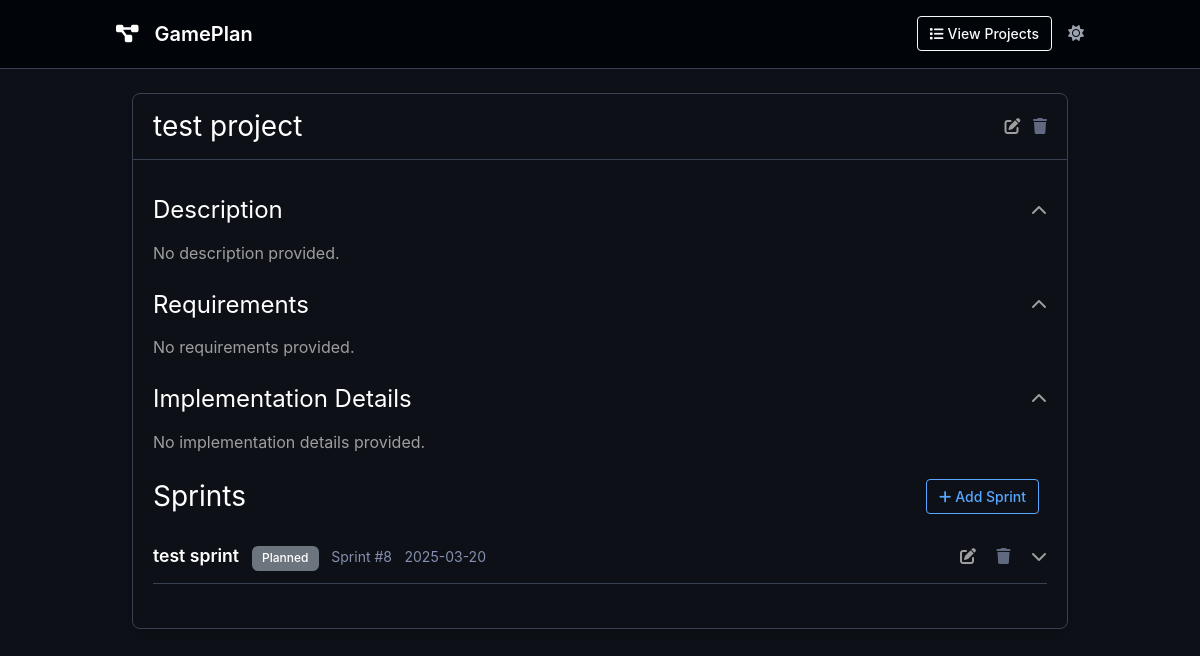
The app's page /project/3 with its own data.
### app/models/project.py (models this page shows, shortened)
class Project(db.Model):
    __tablename__ = 'projects'
    id = db.Column(db.Integer, primary_key=True)
    name = db.Column(db.String(100), nullable=False)
    description = db.Column(db.Text, nullable=True)
    requirements = db.Column(db.Text, nullable=True)
    implementation_details = db.Column(db.Text, nullable=True)
    created_at = db.Column(db.DateTime, default=datetime.utcnow)
    updated_at = db.Column(db.DateTime, default=datetime.utcnow, onupdate=datetime.utcnow)
    sprints = db.relationship('Sprint', backref='project', lazy='dynamic', cascade='all, delete-orphan')
    def get_sorted_sprints(self):
        from app.models import Sprint
        status_priority = {
            Sprint.STATUS_ACTIVE: 0,
            Sprint.STATUS_PLANNED: 1,
            Sprint.STATUS_COMPLETED: 2
        }
        return sorted(self.sprints.all(), key=lambda sprint: status_priority.get(sprint.status, 3))

### app/models/sprint.py (models this page shows, shortened)
class Sprint(db.Model):
    __tablename__ = 'sprints'
    STATUS_PLANNED = 'Planned'
    STATUS_ACTIVE = 'Active'
    STATUS_COMPLETED = 'Completed'
    VALID_STATUSES = [STATUS_PLANNED, STATUS_ACTIVE, STATUS_COMPLETED]
    id = db.Column(db.Integer, primary_key=True)
    name = db.Column(db.String(100), nullable=False)
    description = db.Column(db.Text, nullable=True)
    status = db.Column(db.String(20), default=STATUS_PLANNED)
    project_id = db.Column(db.Integer, db.ForeignKey('projects.id'), nullable=False)
    created_at = db.Column(db.DateTime, default=datetime.utcnow)
    updated_at = db.Column(db.DateTime, default=datetime.utcnow, onupdate=datetime.utcnow)
    tasks = db.relationship('Task', backref='sprint', lazy='dynamic', cascade='all, delete-orphan')
    issues = db.relationship('Issue', backref='sprint', lazy='dynamic', cascade='all, delete-orphan')

### app/routes/main_routes.py (the view)
@main_bp.route('/project/<int:project_id>')
def project_detail(project_id):
    project = Project.query.get_or_404(project_id)
    return render_template('project_detail.html', project=project)

### app.py (called while the page is built)
@app.context_processor
def inject_now():
    return {'now': datetime.utcnow()}

### app/utils/markdown_parser.py (called while the page is built, shortened)
def convert_markdown_to_html(text):
    if not text:
        return Markup("")

### app/templates/project_detail.html (shortened to what this page needs)
{% extends "base.html" %}
{% block content %}
<div id="projectsContainer" class="container mt-4">
    {% with projects=[project] %}
        {% include 'partials/projects_list.html' %}
    {% endwith %}
</div>
{% endblock %}

### app/templates/partials/projects_list.html (shortened to what this page needs)
{% if projects %}
    {% for project in projects %}
        <div class="card mb-4 project-card" data-project-id="{{ project.id }}">
            <div class="card-header d-flex justify-content-between align-items-center">
                <h3 class="mb-0 project-name">{{ project.name }}</h3>
                <div class="project-actions">
                    <span class="action-icon edit-project-btn me-2"
                          hx-get="/htmx/projects/{{ project.id }}/edit"
                          hx-target="#project-edit-form-container-{{ project.id }}"
                          hx-swap="innerHTML">
                        <i class="fas fa-edit"></i>
                    </span>
                    <span class="action-icon delete-project-btn"
                          hx-confirm="Are you sure you want to delete this project? This will also delete all sprints, tasks, and issues associated with this project."
                          hx-post="/htmx/projects/{{ project.id }}/delete"
                          hx-target="#projectsContainer"
                          hx-swap="innerHTML">
                        <i class="fas fa-trash"></i>
                    </span>
                </div>
            </div>
            <div class="card-body">
                <div x-data="{ descriptionOpen: true }">
                    <div class="d-flex justify-content-between align-items-center mb-3 cursor-pointer"
                         @click="descriptionOpen = !descriptionOpen">
                        <h4 class="mb-0">Description</h4>
                        <i class="fas" :class="descriptionOpen ? 'fa-chevron-up' : 'fa-chevron-down'"></i>
                    </div>
                    <div x-show="descriptionOpen" x-transition class="mb-4">
                        <p class="project-description">{{ project.description|markdown or 'No description provided.' }}</p>
                    </div>
                </div>
                <div x-data="{ requirementsOpen: true }">
                    <div class="d-flex justify-content-between align-items-center mb-3 cursor-pointer"
                         @click="requirementsOpen = !requirementsOpen">
                        <h4 class="mb-0">Requirements</h4>
                        <i class="fas" :class="requirementsOpen ? 'fa-chevron-up' : 'fa-chevron-down'"></i>
                    </div>
                    <div x-show="requirementsOpen" x-transition class="mb-4">
                        <p class="project-requirements">{{ project.requirements|markdown or 'No requirements provided.' }}</p>
                    </div>
                </div>
                <div x-data="{ implementationDetailsOpen: true }">
                    <div class="d-flex justify-content-between align-items-center mb-3 cursor-pointer"
                         @click="implementationDetailsOpen = !implementationDetailsOpen">
                        <h4 class="mb-0">Implementation Details</h4>
                        <i class="fas" :class="implementationDetailsOpen ? 'fa-chevron-up' : 'fa-chevron-down'"></i>
                    </div>
                    <div x-show="implementationDetailsOpen" x-transition class="mb-4">
                        <p class="project-implementation-details">{{ project.implementation_details|markdown or 'No implementation details provided.' }}</p>
                    </div>
                </div>
                <div class="mb-4">
                    <div class="d-flex justify-content-between align-items-center mb-3">
                        <h3 class="mb-0">Sprints</h3>
                        <button class="btn btn-sm btn-outline-primary me-2 add-sprint-btn"
                                hx-get="/htmx/sprints/form?project_id={{ project.id }}"
                                hx-target="#sprint-form-container-{{ project.id }}"
                                hx-swap="innerHTML">
                            <i class="fas fa-plus me-1"></i>Add Sprint
                        </button>
                    </div>
                    <div id="project-sprints-{{ project.id }}" class="sprints-container">
                        {% if project.get_sorted_sprints() %}
                            {% for sprint in project.get_sorted_sprints() %}
                                <div class="sprint-container"
                                     x-data="{
                                        sprintOpen: {% if sprint.status == 'Active' %}true{% else %}false{% endif %},
                                        tasksOpen: true,
                                        issuesOpen: true
                                     }">
                                    <div class="card-header d-flex justify-content-between align-items-center sprint-header cursor-pointer"
                                         @click="sprintOpen = !sprintOpen">
                                        <div>
                                            <span class="sprint-name">{{ sprint.name }}</span>
                                            <span class="badge
                                                {% if sprint.status == 'Planned' %}bg-secondary
                                                {% elif sprint.status == 'Active' %}bg-primary
                                                {% elif sprint.status == 'Completed' %}bg-success
                                                {% endif %}">{{ sprint.status }}</span>
                                            <small class="text-muted ms-2">Sprint #{{ sprint.id }}</small>
                                            <small class="text-muted ms-2">{{ sprint.created_at.strftime('%Y-%m-%d') if sprint.created_at else '' }}</small>
                                        </div>
                                        <div class="sprint-actions">
                                            <span class="action-icon edit-sprint-btn me-3"
                                                  hx-get="/htmx/sprints/{{ sprint.id }}/edit"
                                                  hx-target="#sprint-edit-form-container-{{ sprint.id }}"
                                                  hx-swap="innerHTML"
                                                  @click.stop="sprintOpen = true">
                                                <i class="fas fa-edit"></i>
                                            </span>
                                            <span class="action-icon delete-sprint-btn me-3"
                                                  hx-confirm="Are you sure you want to delete this sprint? This will also delete all tasks and issues in this sprint."
                                                  hx-post="/htmx/sprints/{{ sprint.id }}/delete"
                                                  hx-target="#project-sprints-{{ project.id }}"
                                                  hx-swap="outerHTML"
                                                  @click.stop>
                                                <i class="fas fa-trash"></i>
                                            </span>
                                            <i class="fas toggle-icon" :class="sprintOpen ? 'fa-chevron-up' : 'fa-chevron-down'"></i>
                                        </div>
                                    </div>
                                </div>
                            {% endfor %}
                        {% endif %}
                    </div>
                </div>
            </div>
        </div>
    {% endfor %}
{% endif %}

### app/static/css/style.css (style rules this page uses)
body { display: flex; flex-direction: column; min-height: 100vh; background-color: #f8f9fa; font-family: -apple-system, BlinkMacSystemFont, "Segoe UI", Roboto, Helvetica, Arial, sans-serif; line-height: 1.6; margin: 0; padding: 0; }
.container { max-width: 1000px !important; padding: 0 1rem !important; margin: 0 auto !important; }
#projectsContainer { margin-top: 1.5rem !important; }
.card-header { padding: 1rem 1.25rem; background-color: transparent; }
.card-body { padding: 1.25rem; }
.project-card { border-radius: 8px; box-shadow: 0 4px 6px rgba(0, 0, 0, 0.1); transition: transform 0.2s, box-shadow 0.2s; margin-bottom: 1.5rem; }
.project-card .badge { font-weight: 500; padding: 0.4rem 0.65rem; }
.project-card { transform: translateY(0px); box-shadow: 0 4px 6px rgba(0, 0, 0, 0.1); }
.project-card .card-header { border-top-left-radius: 8px; border-top-right-radius: 8px; }
.sprint-header { cursor: pointer; background-color: #f1f3f5; transition: background-color 0.2s; }
.sprint-header { background-color: #f1f3f5; }
.toggle-icon { transition: transform 0.3s; }
.sprint-header { cursor: pointer; }
.sprint-header .toggle-icon { transition: transform 0.2s ease; }
.btn { border-radius: 6px; font-weight: 500; padding: 0.5rem 1rem; transition: all 0.2s ease; }
.btn-sm { padding: 0.375rem 0.75rem; font-size: 0.875rem; border-radius: 4px; }
.text-muted { color: #6c757d; }

### app/static/css/modern-dark-theme.css (style rules this page uses)
:root { --gp-bg-dark: #0d1117; --gp-bg-darker: #010409; --gp-bg-lighter: #161b22; --gp-bg-sidebar: rgba(255, 255, 255, 0.05); --gp-text-primary: rgb(158, 158, 158); --gp-text-secondary: #9ca3af; --gp-text-muted: #858faf; --gp-text-bright: #fff; --gp-text-link: #fff; --gp-text-code: #fff; --gp-border-primary: #374151; --gp-border-table: #4b5563; --gp-primary: #58a6ff; --gp-success: #3fb950; --gp-warning: #d29922; --gp-danger: #f85149; --gp-border: #30363d; --gp-shadow: rgba(0, 0, 0, 0.3); --bs-body-bg: var(--gp-bg-dark); --bs-body-color: var(--gp-text-primary); --bs-primary: var(--gp-primary); --bs-border-color: var(--gp-border); --bs-link-color: var(--gp-text-link); --bs-link-hover-color: var(--gp-primary); }
body { background-color: var(--gp-bg-dark); color: var(--gp-text-primary); font-family: -apple-system, BlinkMacSystemFont, "Segoe UI", Roboto, Helvetica, Arial, sans-serif; line-height: 1.6; margin: 0; padding: 0; }
.container { max-width: 1000px !important; padding: 0 1rem !important; margin: 0 auto !important; }
h1, h2, h3, h4, h5, h6 { color: var(--gp-text-bright); font-weight: 400; margin-bottom: .5rem; line-height: 1.2; }
p { margin-bottom: 1.2rem; }
.dark-mode { color-scheme: dark; }
.card { background-color: transparent; border: 1px solid var(--gp-border-primary); border-radius: 8px; margin-bottom: 1.5rem; }
.card-header { background-color: transparent; border-bottom: 1px solid var(--gp-border-primary); padding: 1rem 1.25rem; }
.card-body { padding: 1.25rem; }
.badge { font-weight: 500; padding: 0.4rem 0.65rem; }
.project-card { border-bottom: 1px solid var(--gp-border-primary); margin-bottom: 2rem; }
.sprint-header { background-color: transparent; border-bottom: 1px solid var(--gp-border-primary); padding: 0.75rem 0; }
.sprint-name { font-size: 1.1rem; font-weight: 600; margin-right: 0.5rem; color: var(--gp-text-bright) }
.btn-outline-primary { color: var(--gp-primary); border-color: var(--gp-primary); }
.btn-link.text-danger, .delete-project-btn, .delete-sprint-btn, .delete-task-btn, .delete-issue-btn { color: var(--gp-text-muted) !important; opacity: 0.7; border-color: transparent; }
.text-muted { color: var(--gp-text-muted) !important; }
.cursor-pointer { cursor: pointer; }
.btn-primary i.fas, .btn-outline-primary i.fas, .btn-secondary i.fas, .btn-outline-secondary i.fas { color: inherit; }

### records on screen
Project: name "test project", description "No description provided.", requirements "No requirements provided.", implementation_details "No implementation details provided."
Sprint: name "test sprint", status "Planned", id "8", created_at "2025-03-20"
